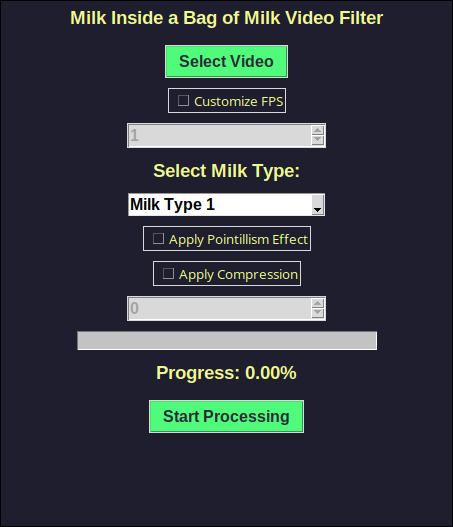
#> input picture IMAGES/GUI.png, 453 x 527 px
$ python tusabe.py IMAGES/GUI.png
#> lines starting #> are read from the running program, lines starting #| are printed output that depends on the picture
#> the answer given: y
#> the answer given: y
#> the answer given: 1
import os
import random
import sys
from PIL import Image
import argparse

def resource_path(relative_path):
    """ Get absolute path to resource, works for dev and for PyInstaller """
    try:
        # PyInstaller creates a temp folder and stores path in _MEIPASS
        base_path = sys._MEIPASS
    except Exception:
        base_path = os.path.abspath(".")

    return os.path.join(base_path, relative_path)

def probably(chance):
    return random.random() < chance

def apply_filter(filename, compress, comp_level, pointillism, filter_choice):
#> called with filename = 'IMAGES/GUI.png', compress = False, comp_level = 0, pointillism = False, filter_choice = 1
    if pointillism:
        punt = 70
    else:
        punt = 100

    imag = Image.open(filename)
#> imag is the input picture: PIL image 453x527 RGB; mean R, G, B 51.5, 56.9, 64.7
    imag = imag.convert('RGB')

    if compress:
        imag.save("temp.jpg", quality=100-comp_level)
        imag = Image.open("temp.jpg")

    width, height = imag.size
#> width = 453; height = 527

    if filter_choice == 1:
        for x in range(width):
            for y in range(height):
                pixelRGB = imag.getpixel((x, y))
                R, G, B = pixelRGB
                brightness = sum([R, G, B]) / 3
                if brightness <= 25:
                    imag.putpixel((x, y), (0, 0, 0, 255))
                elif brightness > 25 and brightness <= 70:
                    if probably(punt / 100):
                        imag.putpixel((x, y), (0, 0, 0, 255))
                    else:
                        imag.putpixel((x, y), (102, 0, 31, 255))
                elif brightness > 70 and brightness < 120:
                    if probably(punt / 100):
                        imag.putpixel((x, y), (102, 0, 31, 255))
                    else:
                        imag.putpixel((x, y), (0, 0, 0, 255))
                elif brightness >= 120 and brightness < 200:
                    imag.putpixel((x, y), (102, 0, 31, 255))
                elif brightness >= 200 and brightness < 230:
                    if probably(punt / 100):
                        imag.putpixel((x, y), (137, 0, 146, 255))
                    else:
                        imag.putpixel((x, y), (102, 0, 31, 255))
                else:
                    imag.putpixel((x, y), (137, 0, 146, 255))
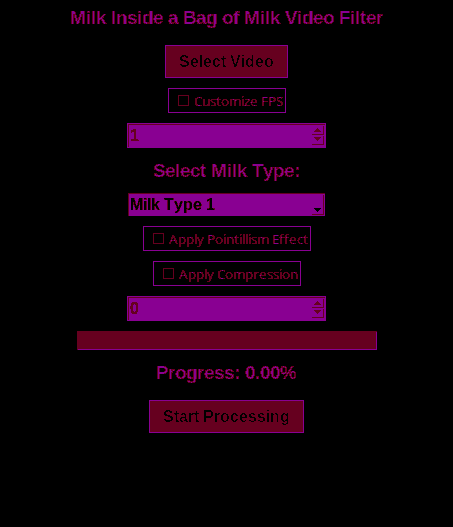
#> imag: PIL image 453x527 RGB; mean R, G, B 17.2, 0, 12.5
    else:
        for x in range(width):
            for y in range(height):
                pixelRGB = imag.getpixel((x, y))
                R, G, B = pixelRGB
                brightness = sum([R, G, B]) / 3
                if brightness <= 25:
                    imag.putpixel((x, y), (0, 0, 0, 255))
                elif brightness > 25 and brightness <= 70:
                    if probably(punt / 100):
                        imag.putpixel((x, y), (0, 0, 0, 255))
                    else:
                        imag.putpixel((x, y), (92, 36, 60, 255))
                elif brightness > 70 and brightness < 90:
                    if probably(punt / 100):
                        imag.putpixel((x, y), (92, 36, 60, 255))
                    else:
                        imag.putpixel((x, y), (0, 0, 0, 255))
                elif brightness >= 90 and brightness < 150:
                    imag.putpixel((x, y), (92, 36, 60, 255))
                elif brightness >= 150 and brightness < 200:
                    if probably(punt / 100):
                        imag.putpixel((x, y), (203, 43, 43, 255))
                    else:
                        imag.putpixel((x, y), (92, 36, 60, 255))
                else:
                    imag.putpixel((x, y), (203, 43, 43, 255))

    output_filename = f"filtered_{os.path.basename(filename)}"
    imag.save(output_filename)
    print(f"Filtered image saved as '{output_filename}'")

def main():
    parser = argparse.ArgumentParser(description='Apply filters to an image.')
    parser.add_argument('image', help='Path to the image file')
    args = parser.parse_args()

    compress = input('Do you want to compress the image? (yes/no): ').strip().lower() == 'yes'
    comp_level = 0
    if compress:
        comp_level = int(input('Enter the level of compression (0 best quality to 100 worst quality): ').strip())

    pointillism = input('Do you want the pointillism effect on the image? (yes/no): ').strip().lower() == 'yes'
    filter_choice = int(input('Choose filter: 1 for Milk1 effect, 2 for Milk2 effect: ').strip())

    apply_filter(args.image, compress, comp_level, pointillism, filter_choice)

if __name__ == '__main__':
    main()
